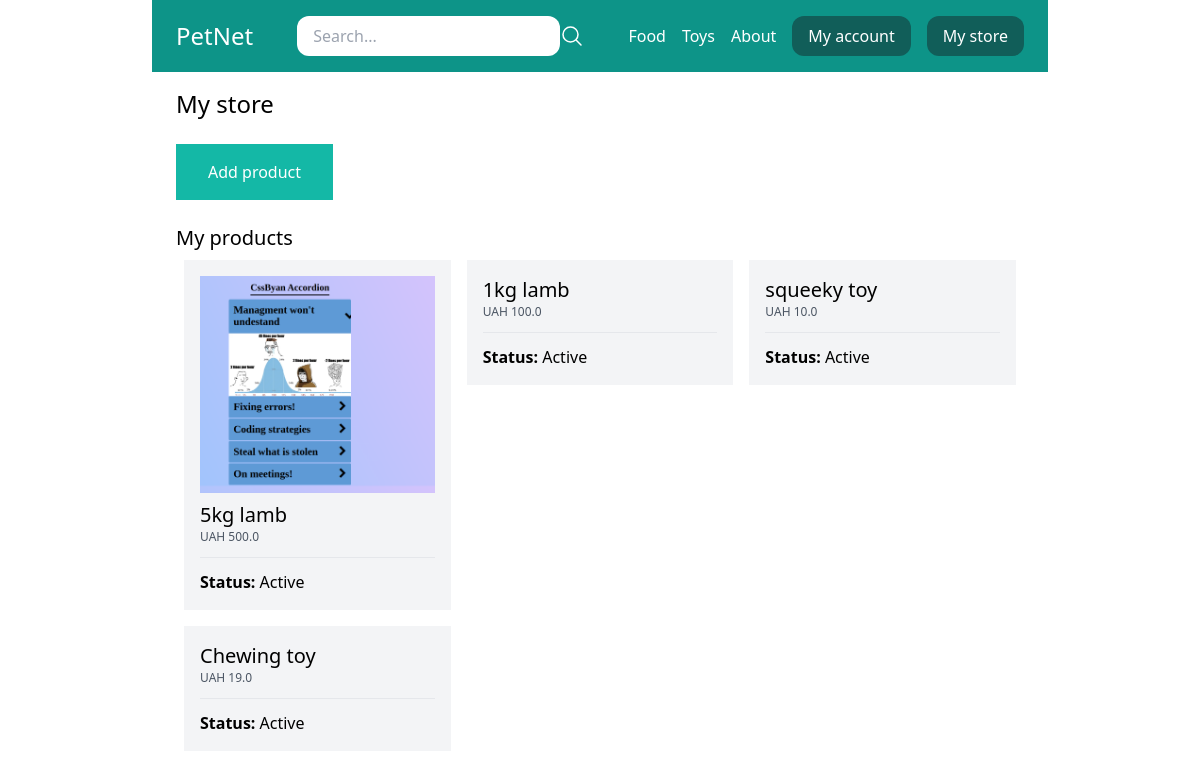
/my-store/ (signed in), run on the app's committed database.
### store/models.py (models this page shows, shortened)
class Category(models.Model):
    title = models.CharField(max_length=50)
    slug = models.SlugField(max_length=50)
    class Meta:
        verbose_name = 'Category'
        verbose_name_plural = 'Categories'

class Product(models.Model):
    DRAFT = 'draft'
    WAITING_APPROVAL = 'waitingapproval'
    ACTIVE = 'active'
    DELETED = 'deleted'
    STATUS_CHOICES = (
        (DRAFT, 'Draft'),
        (WAITING_APPROVAL, 'Waiting approval'),
        (ACTIVE, 'Active'),
        (DELETED, 'Deleted'),
    )
    user = models.ForeignKey(User, related_name='products', on_delete=models.CASCADE)
    category = models.ForeignKey(Category, related_name='products', on_delete=models.CASCADE)
    title = models.CharField(max_length=50)
    slug = models.SlugField(max_length=50)
    description = models.TextField(blank=True)
    price = models.IntegerField()
    image = models.ImageField(upload_to='uploads/product_images/', blank=True, null=True)
    created_at = models.DateTimeField(auto_now_add=True)
    updated_at = models.DateTimeField(auto_now=True)
    status = models.CharField(max_length=50, choices=STATUS_CHOICES, default=ACTIVE)
    class Meta:
        ordering = ("-created_at",)
    def get_display_price(self):
        return self.price / 100

### userprofile/views.py (the view)
# urls.py: path('my-store/', views.my_store, name='my_store'),
@login_required
def my_store(request):
    products = request.user.products.exclude(status=Product.DELETED)
    return render(request, 'userprofile/my_store.html', {
        'products': products
    })

### store/templatetags/menu.py (called while the page is built)
@register.inclusion_tag('core/menu.html')
def menu():
    categories = Category.objects.all()
    return {'categories': categories}

### userprofile/templates/userprofile/my_store.html (shortened to what this page needs)
{% extends 'core/base.html' %}
{% block content %}
    <h1 class="text-2xl">My store</h1>
    <a href="{% url 'add_product' %}" class="mt-6 inline-block py-4 px-8 bg-teal-500 text-white">Add product</a>
    <h2 class="mt-6 text-xl">My products</h2>
    {% if products %}
        <div class="flex flex-wrap">
            {% for product in products %}
                <div class="product w-1/3 p-2">
                    <div class="p-4 bg-gray-100">
                        <a href="{% url 'edit_product' product.id %}">
                            {% if product.image %}
                                <div class="image mb-2">
                                    <img src="{{ product.image.url }}" alt="Image of {{ product.title }}">
                                </div>
                            {% endif %}
                                <h2 class="text-xl">{{ product.title }}</h2>
                            <p class="text-xs text-gray-600">UAH  {{ product.get_display_price }}</p>
                            <hr class="my-3">
                            <p><strong>Status:   </strong>{{ product.get_status_display }}</p>
                        </a>
                    </div>
                </div>
            {% endfor %}
        </div>
    {% else %}
    <p class="mt-4 py-4 px-8 bg-gray-200">You don't have any products yet...</p>
    {% endif %}
{% endblock %}

### core/templates/core/menu.html
{% for category in categories %}
<a href="{% url 'category_detail' category.slug %}" class="text-white">{{ category.title }}</a>
{% endfor %}
<a href="{% url 'about' %}" class="text-white">About</a>

### data on the page
Category: title "Food"
Category: title "Toys"
Product: image (picture), title "5kg lamb", get_display_price "500.0", status "Active"
Product: title "1kg lamb", get_display_price "100.0", status "Active"
Product: title "squeeky toy", get_display_price "10.0", status "Active"
Product: title "Chewing toy", get_display_price "19.0", status "Active"
